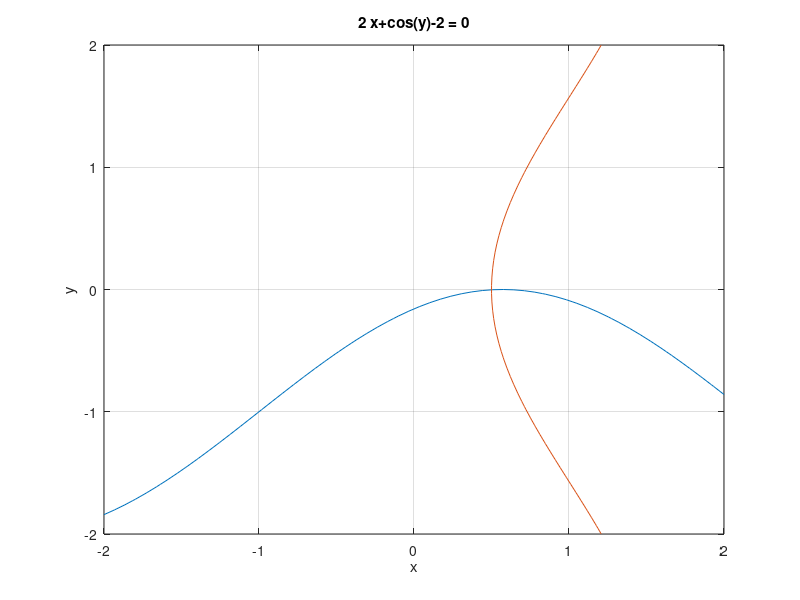

The MATLAB script that drew this image: (Note: this script raises an error after producing the figure.)
ezplot('sin(x+1)-y-1',[-2, 2, -2, 2]),grid
hold on
ezplot('2*x+cos(y)-2',[-2, 2, -2, 2]),grid
axis tight
grid on;
f1 = @f1;
fsolve(f1, [-0.5,0.5])